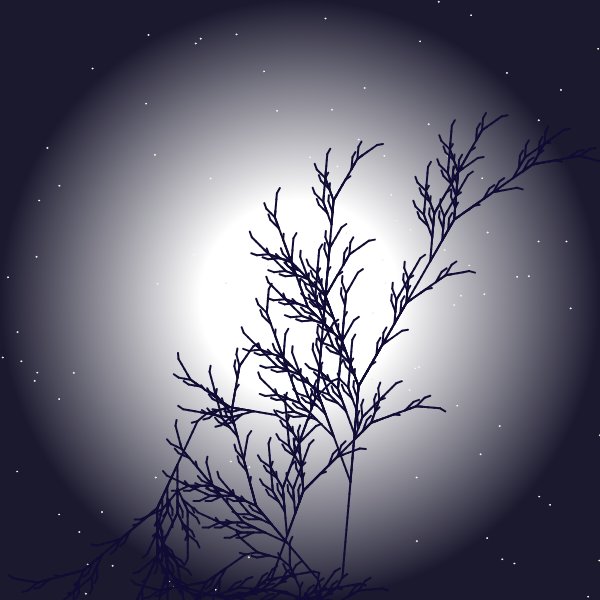
Frame 1 (no input)
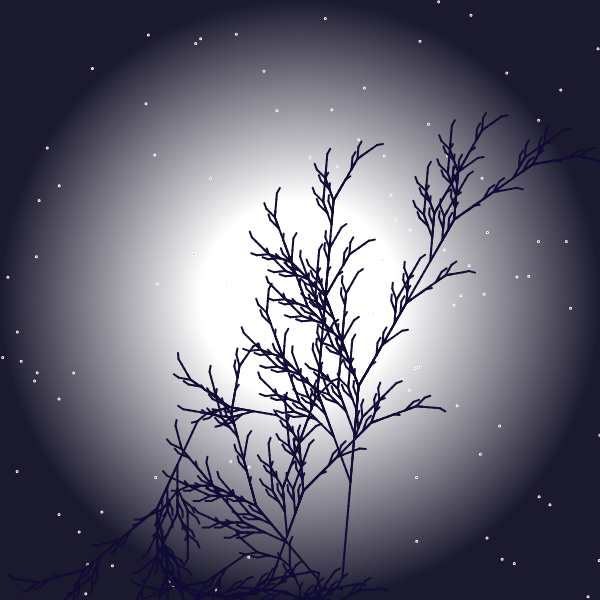
Frame 60 (no input)
Frame 120 (the mouse pressed at the canvas centre since frame 60): identical to frame 60, image omitted

The p5.js sketch that drew these frames (run headless with seeded random() and noise() and a simulated clock; from frame 60 on, the mouse is pressed at the canvas centre):

// p5.js sketch
// ── sketch.js
var numStars = 100;
var stars = [];
var ctx;
var trees = [];

function setup() {
  var canvas = createCanvas(600, 600);
  ctx = canvas.drawingContext;

  trees.push(generateTree(5, 7, .4364));
  trees.push(generateTree(5, 6, .4364));

  for (var i = 0; i < numStars; i++) {
    stars.push(createVector(random(width), random(height)));
  }
}

function draw() {
  background(27, 25, 46);

  var gradient = ctx.createRadialGradient(0, 0, 100, 0, 0, width / 2);
  gradient.addColorStop(0, "white");
  gradient.addColorStop(1, "#1b192e");
  ctx.fillStyle = gradient;
  translate(width / 2, height / 2);
  ellipse(0, 0, width * 2, height * 2);

  resetMatrix();

  stroke(255);
  for (var i = 0; i < stars.length; i++) {
    ellipse(stars[i].x, stars[i].y, 1, 1);
  }

  translate(width/2, height);
  renderTree(trees[0]);

  resetMatrix();

  //translate(width/2 - 100, height);
  //renderTree(trees[1]);
}

// ── tree.js
/*
 * An implementation of Example 7 Fractal Plant L-System at
 * https://en.wikipedia.org/wiki/L-system
 */

var axiom = "X";

var rules = [
  { src: "X", dst: "F-[[X]+X]+F[+FX]-X" },
  { src: "F", dst: "FF" }
];

var sentence = axiom;

/**
 * Implement the generation function to expand the axiom.
 */
function generateTree(gens, blen, ang) {

  generations = gens;
  branchLength = blen;
  angle = ang;

  var str = "";

  for (var g = 0; g < generations; g++) {

    for (var i = 0; i < sentence.length; i++) {

      var char = sentence.charAt(i);
      var found = false;

      for (var j = 0; j < rules.length; j++) {
        if (rules[j].src === char) {
          str = str + rules[j].dst;
          found = true;
          break;
        }
      }

      if (!found) {
        str = str + char;
      }
    }

    sentence = str;
  }

  return str;
}

/**
 * Render the sentence to the canvas according to the rules for drawing.
 * Started to the left a bit as the tree tends to produce to the right.
 */
function renderTree(str) {

  for (var i = 0; i < str.length; i++) {
    var char = str.charAt(i);
    switch (char) {
      case "F":
        strokeWeight(2);
        stroke(17, 12, 52);
        line(0, 0, 0, -branchLength);
        translate(0, -branchLength);
        break;
      case "-":
        rotate(-angle);
        break;
      case "+":
        rotate(angle);
        break;
      case "[":
        push();
        break;
      case "]":
        pop();
        break;
      default:
        break;
    }
  }
}
